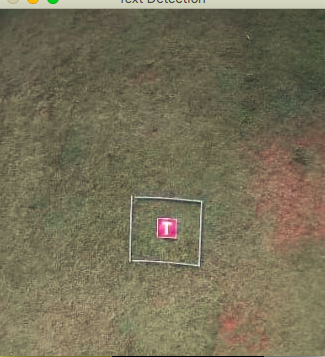
#> input picture OpenCV/Q2/T.png, 325 x 357 px
$ python 2-7.py
#> lines starting #> are read from the running program, lines starting #| are printed output that depends on the picture
import cv2
import numpy as np

img=cv2.imread('T.png')
#> img is the input picture: shape (357, 325, 3); mean B, G, R 87.1, 111.5, 117.7

rows=img.shape[0]
#> rows = 357
cols=img.shape[1]
#> cols = 325

M=np.float32([[1,0,100],[0,1,-50]])

#Changed direction of rotation and changed scale to 0.5
N=cv2.getRotationMatrix2D((cols/2,rows/2),-45,0.5)


dst=cv2.warpAffine(img,N,(cols,rows))
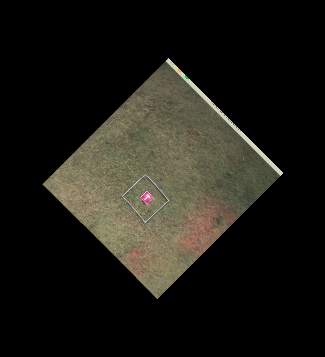
#> dst: shape (357, 325, 3); mean B, G, R 21.8, 27.9, 29.4

cv2.imshow('img',dst)
cv2.waitKey(0)
cv2.destroyAllWindows()
